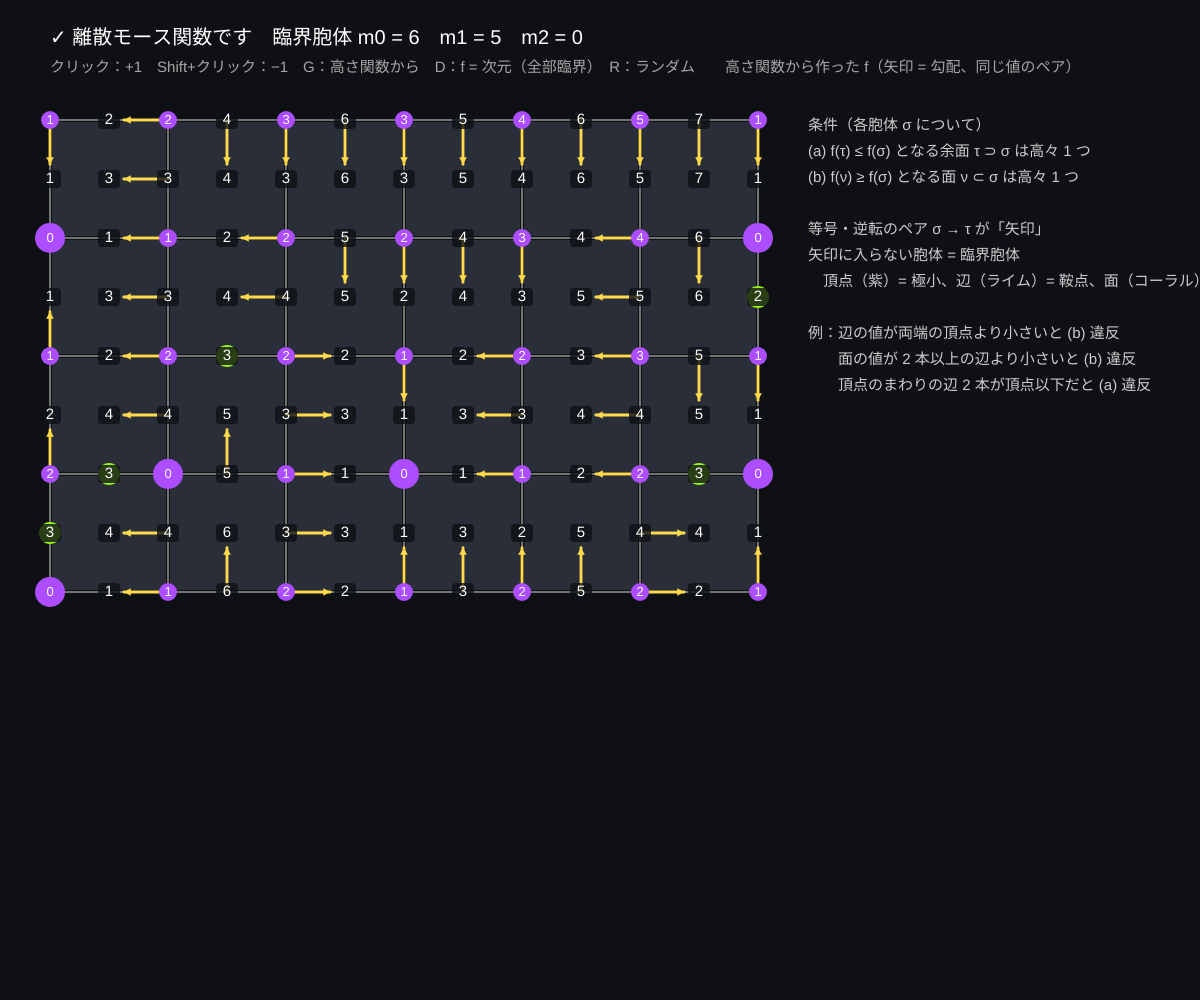
Frame 1 (no input)
Frame 60 (no input): identical to frame 1, image omitted
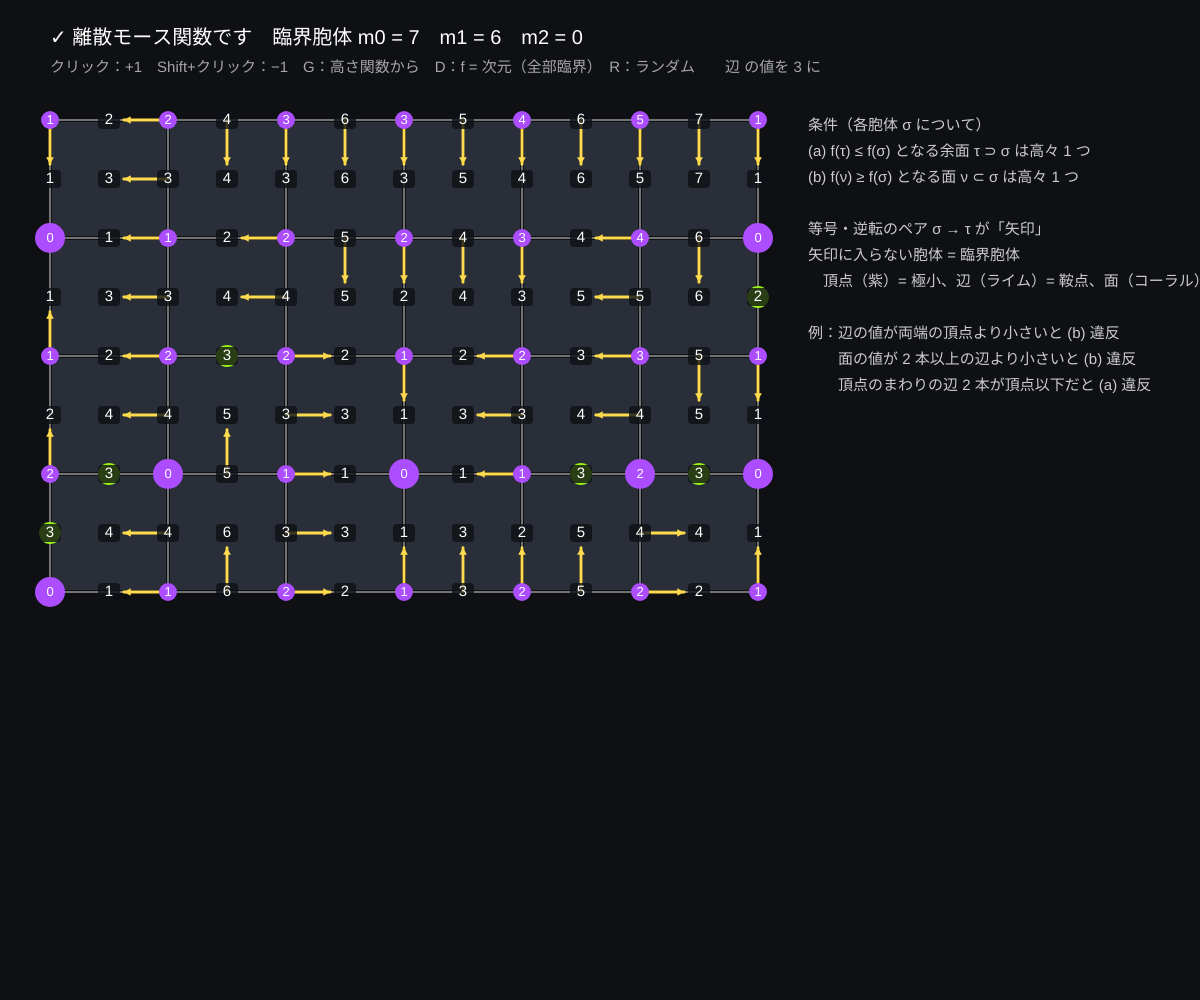
Frame 120 (the mouse pressed at the canvas centre since frame 60)

The p5.js sketch that drew these frames (run headless with seeded random() and noise() and a simulated clock; from frame 60 on, the mouse is pressed at the canvas centre):

// p5.js sketch
// ── sketch.js
// ============================================
// 02 離散モース関数 ─ 胞体に数を割りあてる
// フォルマンの離散モース関数 f：頂点・辺・面のそれぞれに数を与える。条件は 2 つだけ
//   (a) 自分より「値が小さいか等しい余面（1 つ上の次元で自分を含む胞体）」は高々 1 つ
//   (b) 自分より「値が大きいか等しい面（1 つ下の次元で自分に含まれる胞体）」は高々 1 つ
//   条件を破る胞体は赤。等号になったペアが矢印（勾配）、矢印のない胞体が臨界胞体
// クリック = 値を +1 / Shift+クリック = −1 / G = 高さ関数からつくる / D = 次元そのもの（全部臨界）/ R = ランダム
// ============================================

let nx = 6, ny = 4, cs = 118;     // ★ 格子の大きさ
let cx, pos, f = [], viol = [], arrows = [];
let ox = 50, oy = 120;
let seed = 3, msg = '';

function setup() {
  createCanvas(windowWidth, windowHeight);
  colorMode(HSB, 360, 100, 100, 100);
  cx = makeGridComplex(nx, ny);
  pos = gridPositions(cx, ox, oy, cs);
  fromHeight();
}

// ★ G：高さ関数 → lower star 法で勾配場 → ペアが同じ値になるように番号をふる（正しい離散モース関数になる）
function fromHeight() {
  noiseSeed(seed++);
  let h = [];
  for (let i = 0; i <= nx; i++) for (let j = 0; j <= ny; j++) h[cx.vid[i][j]] = noise(i * 0.6, j * 0.6) + 0.001 * (i + j * 7);
  let pair = gradientFromHeight(cx, h);
  let cells = cx.cells, n = cells.length;
  let rep = (c) => (pair[c] >= 0 ? Math.min(c, pair[c]) : c);          // ペアは 1 つの「かたまり」として扱う
  let succ = Array.from({ length: n }, () => []), indeg = new Array(n).fill(0);
  for (let c = 0; c < n; c++) for (let v of cells[c].faces) if (pair[v] !== c) { let a = rep(v), b = rep(c); if (a !== b) { succ[a].push(b); indeg[b]++; } }
  let lvl = new Array(n).fill(0), queue = [];
  for (let c = 0; c < n; c++) if (rep(c) === c && indeg[c] === 0) queue.push(c);
  while (queue.length) { let a = queue.shift(); for (let b of succ[a]) { lvl[b] = Math.max(lvl[b], lvl[a] + 1); if (--indeg[b] === 0) queue.push(b); } }
  f = []; for (let c = 0; c < n; c++) f[c] = lvl[rep(c)];
  msg = '高さ関数から作った f（矢印 = 勾配、同じ値のペア）';
}

// ★ 条件 (a)(b) を全部の胞体で調べる。等号・逆転のペアを矢印にする
function checkMorse() {
  let cells = cx.cells, n = cells.length;
  viol = new Array(n).fill(false); arrows = [];
  for (let c = 0; c < n; c++) {
    let up = cells[c].cofaces.filter((t) => f[t] <= f[c]);           // 自分より小さいか等しい余面
    let down = cells[c].faces.filter((v) => f[v] >= f[c]);           // 自分より大きいか等しい面
    if (up.length > 1 || down.length > 1) viol[c] = true;
    if (up.length === 1) arrows.push([c, up[0]]);
  }
}

function draw() {
  background(225, 30, 8);
  checkMorse();
  let cells = cx.cells;
  // 面・辺・頂点
  for (let c = 0; c < cells.length; c++) {
    let p = pos[c], d = cells[c].dim;
    noStroke();
    if (d === 2) { fill(viol[c] ? 0 : 225, viol[c] ? 80 : 25, viol[c] ? 60 : 22); rect(p.x - cs / 2 + 2, p.y - cs / 2 + 2, cs - 4, cs - 4); }
  }
  for (let c = 0; c < cells.length; c++) {
    if (cells[c].dim !== 1) continue;
    let a = pos[cells[c].verts[0]], b = pos[cells[c].verts[1]];
    stroke(viol[c] ? 0 : 0, viol[c] ? 85 : 0, viol[c] ? 95 : 45); strokeWeight(viol[c] ? 5 : 2);
    line(a.x, a.y, b.x, b.y);
  }
  for (let [a, b] of arrows) drawArrow(pos[a].x, pos[a].y, (pos[a].x + pos[b].x) / 2 + (pos[b].x - pos[a].x) * 0.25, (pos[a].y + pos[b].y) / 2 + (pos[b].y - pos[a].y) * 0.25, cs * 0.4);
  // 臨界胞体の印と値
  let crit = [0, 0, 0], inArrow = new Array(cells.length).fill(false);
  for (let [a, b] of arrows) { inArrow[a] = true; inArrow[b] = true; }
  textAlign(CENTER, CENTER);
  for (let c = 0; c < cells.length; c++) {
    let p = pos[c], d = cells[c].dim, critical = !inArrow[c] && !viol[c];
    if (critical) crit[d]++;
    noStroke();
    if (d === 0) { fill(viol[c] ? 0 : 272, 70, 100); circle(p.x, p.y, critical ? 30 : 18); }
    if (critical && d === 1) { fill(85, 90, 95); circle(p.x, p.y, 22); }
    if (critical && d === 2) { fill(12, 80, 95); circle(p.x, p.y, 30); }
    fill(0, 0, 100); textSize(d === 0 ? 13 : 15);
    if (d !== 0) { fill(225, 30, 8, 80); rect(p.x - 11, p.y - 9, 22, 18, 4); fill(0, 0, 100); }
    text(f[c], p.x, p.y);
  }
  textAlign(LEFT, BASELINE);
  // HUD
  let nViol = viol.filter((v) => v).length;
  fill(0, 0, 100); textSize(20);
  text(nViol === 0 ? '✓ 離散モース関数です　臨界胞体 m0 = ' + crit[0] + '　m1 = ' + crit[1] + '　m2 = ' + crit[2] : '✗ 条件を破る胞体が ' + nViol + ' 個（赤）', ox, 44);
  fill(0, 0, 65); textSize(15);
  text('クリック：+1　Shift+クリック：−1　G：高さ関数から　D：f = 次元（全部臨界）　R：ランダム　　' + msg, ox, 72);
  let hx = ox + nx * cs + 50;
  fill(0, 0, 80); textSize(15);
  let rules = ['条件（各胞体 σ について）', '(a) f(τ) ≤ f(σ) となる余面 τ ⊃ σ は高々 1 つ', '(b) f(ν) ≥ f(σ) となる面 ν ⊂ σ は高々 1 つ', '', '等号・逆転のペア σ → τ が「矢印」', '矢印に入らない胞体 = 臨界胞体', '　頂点（紫）= 極小、辺（ライム）= 鞍点、面（コーラル）= 極大', '', '例：辺の値が両端の頂点より小さいと (b) 違反', '　　面の値が 2 本以上の辺より小さいと (b) 違反', '　　頂点のまわりの辺 2 本が頂点以下だと (a) 違反'];
  for (let k = 0; k < rules.length; k++) text(rules[k], hx, oy + 10 + k * 26);
}

function mousePressed() {
  let best = -1, bd = cs * 0.3;
  for (let c = 0; c < cx.cells.length; c++) { let d = dist(mouseX, mouseY, pos[c].x, pos[c].y); if (d < bd) { bd = d; best = c; } }
  if (best < 0) return;
  f[best] = constrain(f[best] + (keyIsDown(SHIFT) ? -1 : 1), 0, 99);
  msg = (cx.cells[best].dim === 0 ? '頂点' : cx.cells[best].dim === 1 ? '辺' : '面') + ' の値を ' + f[best] + ' に';
}

function keyPressed() {
  if (key === 'g' || key === 'G') fromHeight();
  if (key === 'd' || key === 'D') { f = cx.cells.map((c) => c.dim); msg = 'f = 次元：矢印なし、全部が臨界'; }
  if (key === 'r' || key === 'R') { f = cx.cells.map(() => Math.floor(random(10))); msg = 'ランダムな値（たいてい条件を破る）'; }
}

// ---------- やってみよう ----------
// 1. D のあと、ある辺の値を両端の片方の頂点と同じにしてみよう。矢印が 1 本できて臨界胞体が 2 つ減る
// 2. 同じ辺の値を両端の両方以下にすると赤になる。なぜ「高々 1 つ」でないといけない？
// 3. G で作った f の値を 1 か所だけ変えて、何か所に影響が出るか見よう
// 4. 全部の胞体がペアになる（臨界胞体が頂点 1 つだけ）f を手で作れる？（円盤なら必ずできる）


// ==================================================
// ここから下は「離散モース理論の道具」
//   格子の胞体複体をつくる・高さ関数から勾配場をつくる
// ==================================================

// 格子（nx × ny マス）の胞体複体。ident は辺の同一視：'none' | 'torus' | 'sphere' | 'klein'
//   mask(i, j) が false のマス（面）は入れない（穴のある複体をつくる）
//   返り値 cx：cells = [{ dim, verts, faces, cofaces }]（頂点 → 辺 → 面の順に番号）
//             vid[i][j]・eh[i][j]（横の辺）・ev[i][j]（縦の辺）・fid[i][j] = 格子の位置 → 胞体番号（なければ -1）


// ==================================================
// ここから下は「離散モース理論の道具」
//   格子の胞体複体をつくる・高さ関数から勾配場をつくる・V-パスをたどる・ベッチ数を数える・描く
// ==================================================

// 格子（nx × ny マス）の胞体複体。ident は辺の同一視：'none' | 'torus' | 'sphere' | 'klein'
//   mask(i, j) が false のマス（面）は入れない（穴のある複体をつくる）
//   返り値 cx：cells = [{ dim, verts, faces, cofaces }]（頂点 → 辺 → 面の順に番号）
//             vid[i][j]・eh[i][j]（横の辺）・ev[i][j]（縦の辺）・fid[i][j] = 格子の位置 → 胞体番号（なければ -1）
function makeGridComplex(nx, ny, ident, mask) {
  ident = ident || 'none';
  let canon = (i, j) => {
    if (ident === 'torus') { i = i % nx; j = j % ny; }
    else if (ident === 'klein') { if (i === nx) { i = 0; j = ny - j; } if (j === ny) j = 0; }
    else if (ident === 'sphere') { if (j === 0) { j = i; i = 0; } else if (i === nx) { i = j; j = ny; } }
    return i + ',' + j;
  };
  let cells = [], keyId = {};
  let getCell = (k, dim, verts) => { if (keyId[k] === undefined) { keyId[k] = cells.length; cells.push({ dim, verts, faces: [], cofaces: [] }); } return keyId[k]; };
  let vid = [], eh = [], ev = [], fid = [];
  for (let i = 0; i <= nx; i++) { vid[i] = []; eh[i] = []; ev[i] = []; fid[i] = []; for (let j = 0; j <= ny; j++) { vid[i][j] = -1; eh[i][j] = -1; ev[i][j] = -1; fid[i][j] = -1; } }
  let keep = (i, j) => i >= 0 && j >= 0 && i < nx && j < ny && (!mask || mask(i, j));
  for (let i = 0; i <= nx; i++) for (let j = 0; j <= ny; j++)
    if (keep(i, j) || keep(i - 1, j) || keep(i, j - 1) || keep(i - 1, j - 1)) { let v = getCell('v' + canon(i, j), 0, []); cells[v].verts = [v]; vid[i][j] = v; }
  // 辺は「格子のどの位置の辺か」で同一視する（同じ 2 頂点をもつ別の辺もあるので頂点の組では区別しない）
  let canonE = (i, j, dir) => {
    if (ident === 'torus') { i = i % nx; j = j % ny; }
    else if (ident === 'klein') { if (dir === 'h' && j === ny) j = 0; if (dir === 'v' && i === nx) { i = 0; j = ny - j - 1; } }
    else if (ident === 'sphere') { if (dir === 'h' && j === 0) { dir = 'v'; j = i; i = 0; } else if (dir === 'v' && i === nx) { dir = 'h'; i = j; j = ny; } }
    return 'e' + dir + i + ',' + j;
  };
  let addEdge = (k, a, b) => (a < 0 || b < 0 || a === b) ? -1 : getCell(k, 1, [Math.min(a, b), Math.max(a, b)]);
  for (let i = 0; i <= nx; i++) for (let j = 0; j <= ny; j++) {
    if (i < nx && (keep(i, j) || keep(i, j - 1))) eh[i][j] = addEdge(canonE(i, j, 'h'), vid[i][j], vid[i + 1][j]);
    if (j < ny && (keep(i, j) || keep(i - 1, j))) ev[i][j] = addEdge(canonE(i, j, 'v'), vid[i][j], vid[i][j + 1]);
  }
  for (let i = 0; i < nx; i++) for (let j = 0; j < ny; j++) {
    if (!keep(i, j)) continue;
    let vs = [...new Set([vid[i][j], vid[i + 1][j], vid[i][j + 1], vid[i + 1][j + 1]])].sort((a, b) => a - b);
    let f = getCell('f' + i + ',' + j, 2, vs);
    fid[i][j] = f;
    for (let e of [eh[i][j], eh[i][j + 1], ev[i][j], ev[i + 1][j]]) if (e >= 0) { cells[e].ncof = (cells[e].ncof || 0) + 1; if (!cells[f].faces.includes(e)) cells[f].faces.push(e); }
  }
  for (let c = 0; c < cells.length; c++) {
    if (cells[c].dim === 1) cells[c].faces = cells[c].verts.slice();
    for (let f of cells[c].faces) if (!cells[f].cofaces.includes(c)) cells[f].cofaces.push(c);
  }
  return { cells, nx, ny, vid, eh, ev, fid, ident };
}

// 高さ関数 h[頂点] から離散勾配場（ペアリング）をつくる（lower star 法：Robins ら 2011）
//   返り値 pair[胞体] = 矢印の相手の胞体番号、臨界なら -1
function gradientFromHeight(cx, h) {
  let cells = cx.cells, n = cells.length;
  let pair = new Array(n).fill(-1), done = new Array(n).fill(false);
  // 胞体の「値」= 頂点の高さを大きい順に並べた列（同じ高さは頂点番号で区別）
  let gval = cells.map((c) => c.verts.map((v) => [h[v], v]).sort((a, b) => b[0] - a[0] || b[1] - a[1]));
  let cmp = (a, b) => { let x = gval[a], y = gval[b]; for (let k = 0; k < Math.min(x.length, y.length); k++) { if (x[k][0] !== y[k][0]) return x[k][0] - y[k][0]; if (x[k][1] !== y[k][1]) return x[k][1] - y[k][1]; } return x.length - y.length; };
  for (let x = 0; x < n; x++) {
    if (cells[x].dim !== 0) continue;
    let inL = {}, L = [];                                   // x の lower star：x がいちばん高い頂点である胞体
    for (let e of cells[x].cofaces) if (gval[e][0][1] === x) { L.push(e); inL[e] = true; for (let f of cells[e].cofaces) if (gval[f][0][1] === x && !inL[f]) { L.push(f); inL[f] = true; } }
    done[x] = true;
    if (!L.length) continue;                                // 臨界な頂点（極小）
    let unpaired = (a) => cells[a].faces.filter((b) => inL[b] && !done[b]);
    let edges = L.filter((c) => cells[c].dim === 1).sort(cmp);
    let delta = edges[0];
    pair[x] = delta; pair[delta] = x; done[delta] = true;   // いちばん低い辺と x をペアに
    let pq0 = edges.slice(1), pq1 = [];
    let addCof = (a) => { for (let b of cells[a].cofaces) if (inL[b] && !done[b] && unpaired(b).length === 1 && !pq1.includes(b)) pq1.push(b); };
    addCof(delta);
    while (pq0.length || pq1.length) {
      while (pq1.length) {
        pq1.sort(cmp);
        let a = pq1.shift(), u = unpaired(a);
        if (u.length === 0) pq0.push(a);
        else { let b = u[0]; pair[a] = b; pair[b] = a; done[a] = done[b] = true; pq0 = pq0.filter((c) => c !== b); addCof(a); addCof(b); }
      }
      if (pq0.length) { pq0.sort(cmp); let g = pq0.shift(); done[g] = true; addCof(g); }   // g は臨界
    }
  }
  return pair;
}

// 各胞体の描く位置 pos[胞体] = { x, y }（頂点 = 格子点、辺 = 中点、面 = 中心。同一視された胞体は最初の位置）
function gridPositions(cx, ox, oy, cs) {
  let pos = new Array(cx.cells.length).fill(null);
  let put = (c, x, y) => { if (c >= 0 && !pos[c]) pos[c] = { x, y }; };
  for (let i = 0; i <= cx.nx; i++) for (let j = 0; j <= cx.ny; j++) {
    put(cx.vid[i][j], ox + i * cs, oy + j * cs);
    put(cx.eh[i][j], ox + (i + 0.5) * cs, oy + j * cs);
    put(cx.ev[i][j], ox + i * cs, oy + (j + 0.5) * cs);
    put(cx.fid[i][j], ox + (i + 0.5) * cs, oy + (j + 0.5) * cs);
  }
  return pos;
}

function drawArrow(x1, y1, x2, y2, cs, g) {
  g = g || window;
  let a = Math.atan2(y2 - y1, x2 - x1), hd = Math.min(8, cs * 0.22);
  g.stroke(48, 70, 100); g.strokeWeight(Math.max(1.5, cs * 0.06));
  g.line(x1, y1, x2, y2);
  g.noStroke(); g.fill(48, 70, 100);
  g.triangle(x2, y2, x2 - hd * Math.cos(a - 0.5), y2 - hd * Math.sin(a - 0.5), x2 - hd * Math.cos(a + 0.5), y2 - hd * Math.sin(a + 0.5));
}
